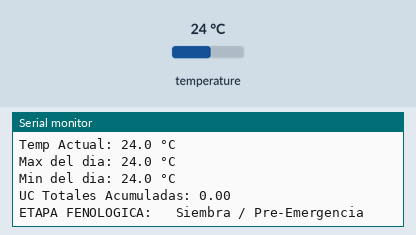
This sketch was run on a simulated Arduino Uno, built with avr-gcc and run on an emulated ATmega328P. Parts: the last lines printed to the serial monitor. The test bench sets the inputs (shaded band); at power-on: temperature 24 °C.

Above: at 2.9 s.
3.0 s: temperature set to 12 °C
At 4.9 s:
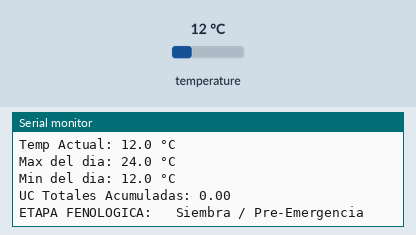
5.9 s: temperature set to 19 °C
At 11.7 s:
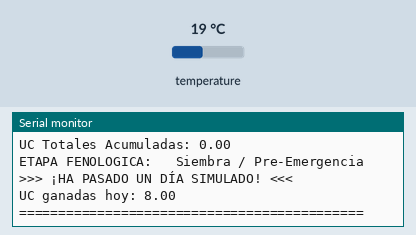
Timing chart, 0 to 13.2 s (numbered marks = the images above; inputs shaded):
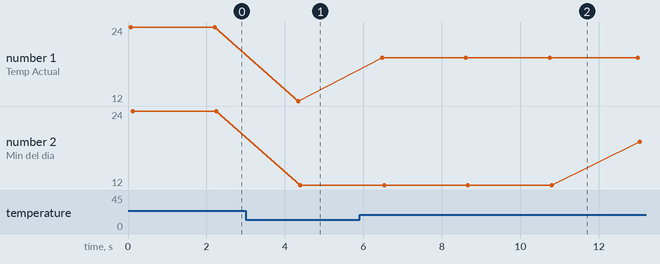

The sketch:

Fenomenologia.ino
```cpp
#include <Wire.h>
#include <Adafruit_BMP085.h>

Adafruit_BMP085 bmp;

const float TB = 10.0; //Temperatura base del frijol

float tMax = -100.0;   // Valor exagenradamente bajo para capturar la primer lectura
float tMin = 100.0;    // Valor exageradamente alto para capturar la primer lectuea

float ucAcumuladas = 0.0;        // Acumulador para los días
unsigned long tiempoAnterior = 0;
const long DURACION_DIA = 10000; // Un dia se parametrizo como 10 segundos

void setup() {
  Serial.begin(9600);

  if (!bmp.begin()) {
    Serial.println("ERROR: No se encontro el BMP180!");
    while (1);
  }

  Serial.println("BMP180 detectado OK!");
}

void loop() {
  // 1. Lectura de temperatura constante
  float temperaturaActual = bmp.readTemperature(); // °C

  // 2. Actualización de Máxima y Mínima del "día actual"
  if (temperaturaActual > tMax) tMax = temperaturaActual;
  if (temperaturaActual < tMin) tMin = temperaturaActual;

  // --- MONITOREO EN TIEMPO REAL ---
  Serial.println("--------------------------------------------");
  Serial.print("Temp Actual: "); Serial.print(temperaturaActual, 1); Serial.println(" °C");
  Serial.print("Max del dia: "); Serial.print(tMax, 1); Serial.println(" °C");
  Serial.print("Min del dia: "); Serial.print(tMin, 1); Serial.println(" °C");
  Serial.print("UC Totales Acumuladas: "); Serial.println(ucAcumuladas, 2);

  //INDICADOR DE ETAPA FENOLÓGICA (Evaluando el acumulador general)
  Serial.print("ETAPA FENOLOGICA:   ");
  if (ucAcumuladas < 12.89) {
    Serial.println("Siembra / Pre-Emergencia");
  } else if (ucAcumuladas < 64.41) {
    Serial.println("Emergencia");
  } else if (ucAcumuladas < 91.33) {
    Serial.println("Formacion de guias");
  } else if (ucAcumuladas < 99.31) {
    Serial.println("Floracion");
  } else if (ucAcumuladas < 112.77) {
    Serial.println("Formacion de vaina");
  } else if (ucAcumuladas < 153.24) {
    Serial.println("Llenado de Vainas");
  } else {
    Serial.println("Maduracion");
  }

  // 4. SIMULACIÓN DE FIN DE DÍA (Cada 10 segundos se calcula y se acumula)
  if (millis() - tiempoAnterior >= DURACION_DIA) {
    tiempoAnterior = millis();

    // Calcular Unidades Calor obtenidas EN ESTE DÍA
    float ucDelDia = ((tMax + tMin) / 2.0) - TB;
    if (ucDelDia < 0) ucDelDia = 0; // Evitar valores negativos

    // SUMAR al acumulador global para que la planta crezca
    ucAcumuladas += ucDelDia;

    Serial.println("\n>>> ¡HA PASADO UN DÍA SIMULADO! <<<");
    Serial.print("UC ganadas hoy: "); Serial.println(ucDelDia, 2);
    Serial.println("============================================\n");

    // REINICIAR tMax y tMin para registrar el nuevo día
    tMax = -100.0;
    tMin = 100.0;
  }

  delay(2000); // Intervalo de actualización en pantalla
}
```

Measured:
- after the input at 3.0 s, the serial monitor: prints a new line after 1.3 s (image 1)
- after the input at 5.9 s, the serial monitor: prints a new line after 0.58 s (image 2)
- plotted number 1: 24 → 12 after the input at 3.0 s, 12 → 19 after the input at 5.9 s
- plotted number 2: 24 → 12 after the input at 3.0 s, 12 → 19 after the input at 5.9 s
